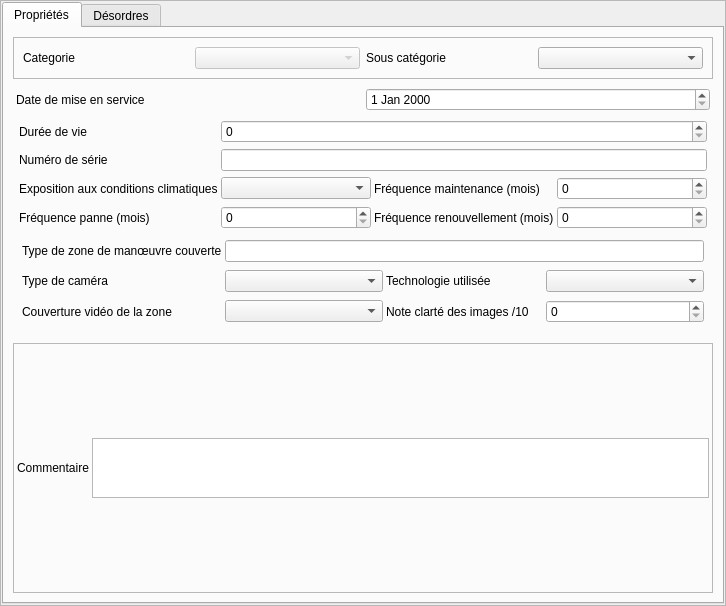
<?xml version="1.0" encoding="UTF-8"?>
<ui version="4.0">
 <class>Form</class>
 <widget class="QWidget" name="Form">
  <property name="geometry">
   <rect>
    <x>0</x>
    <y>0</y>
    <width>726</width>
    <height>606</height>
   </rect>
  </property>
  <property name="windowTitle">
   <string>Form</string>
  </property>
  <layout class="QVBoxLayout" name="verticalLayout_2">
   <property name="margin">
    <number>0</number>
   </property>
   <item>
    <widget class="QFrame" name="frame_2">
     <property name="frameShape">
      <enum>QFrame::StyledPanel</enum>
     </property>
     <property name="frameShadow">
      <enum>QFrame::Raised</enum>
     </property>
     <layout class="QVBoxLayout" name="verticalLayout_4" stretch="0">
      <property name="margin">
       <number>1</number>
      </property>
      <item>
       <widget class="QTabWidget" name="tabWidget">
        <property name="currentIndex">
         <number>0</number>
        </property>
        <widget class="QWidget" name="tab">
         <attribute name="title">
          <string>Propriétés</string>
         </attribute>
         <layout class="QVBoxLayout" name="verticalLayout_5">
          <item>
           <widget class="QFrame" name="frame">
            <property name="frameShape">
             <enum>QFrame::StyledPanel</enum>
            </property>
            <property name="frameShadow">
             <enum>QFrame::Raised</enum>
            </property>
            <layout class="QGridLayout" name="gridLayout_7">
             <item row="0" column="2">
              <widget class="QLabel" name="label_4">
               <property name="text">
                <string>Sous catégorie</string>
               </property>
              </widget>
             </item>
             <item row="0" column="0">
              <widget class="QLabel" name="label_11">
               <property name="text">
                <string>Categorie</string>
               </property>
              </widget>
             </item>
             <item row="0" column="1">
              <widget class="QComboBox" name="comboBox_cat">
               <property name="enabled">
                <bool>false</bool>
               </property>
              </widget>
             </item>
             <item row="0" column="3">
              <widget class="QComboBox" name="comboBox_souscat"/>
             </item>
            </layout>
           </widget>
          </item>
          <item>
           <widget class="QStackedWidget" name="stackedWidget">
            <property name="currentIndex">
             <number>0</number>
            </property>
            <widget class="QWidget" name="page">
             <layout class="QGridLayout" name="gridLayout">
              <property name="margin">
               <number>3</number>
              </property>
              <item row="0" column="1">
               <widget class="QDateEdit" name="dateEdit_miseenservice"/>
              </item>
              <item row="0" column="0">
               <widget class="QLabel" name="label_3">
                <property name="text">
                 <string>Date de mise en service</string>
                </property>
               </widget>
              </item>
              <item row="1" column="0" colspan="2">
               <widget class="QStackedWidget" name="stackedWidget_2">
                <property name="currentIndex">
                 <number>0</number>
                </property>
                <widget class="QWidget" name="page_3">
                 <layout class="QGridLayout" name="gridLayout_2">
                  <property name="horizontalSpacing">
                   <number>3</number>
                  </property>
                  <property name="margin">
                   <number>3</number>
                  </property>
                  <item row="1" column="0">
                   <widget class="QLabel" name="label_5">
                    <property name="text">
                     <string>Numéro de série</string>
                    </property>
                   </widget>
                  </item>
                  <item row="0" column="0">
                   <widget class="QLabel" name="label">
                    <property name="text">
                     <string>Durée de vie</string>
                    </property>
                   </widget>
                  </item>
                  <item row="4" column="1">
                   <widget class="QSpinBox" name="spinBox_freqpannes"/>
                  </item>
                  <item row="2" column="0">
                   <widget class="QLabel" name="label_6">
                    <property name="text">
                     <string>Exposition aux conditions climatiques</string>
                    </property>
                   </widget>
                  </item>
                  <item row="2" column="1">
                   <widget class="QComboBox" name="comboBox_expoconditionclim"/>
                  </item>
                  <item row="4" column="0">
                   <widget class="QLabel" name="label_8">
                    <property name="text">
                     <string>Fréquence panne (mois)</string>
                    </property>
                   </widget>
                  </item>
                  <item row="4" column="2">
                   <widget class="QLabel" name="label_10">
                    <property name="text">
                     <string>Fréquence renouvellement (mois)</string>
                    </property>
                   </widget>
                  </item>
                  <item row="4" column="3">
                   <widget class="QSpinBox" name="spinBox_freqrenouv"/>
                  </item>
                  <item row="2" column="2">
                   <widget class="QLabel" name="label_7">
                    <property name="text">
                     <string>Fréquence maintenance (mois)</string>
                    </property>
                   </widget>
                  </item>
                  <item row="2" column="3">
                   <widget class="QSpinBox" name="spinBox_freqmaintenance"/>
                  </item>
                  <item row="0" column="1" colspan="3">
                   <widget class="QSpinBox" name="spinBox_dureevie"/>
                  </item>
                  <item row="1" column="1" colspan="3">
                   <widget class="QLineEdit" name="lineEdit_numserie"/>
                  </item>
                  <item row="6" column="0" colspan="4">
                   <widget class="QStackedWidget" name="stackedWidget_3">
                    <property name="currentIndex">
                     <number>2</number>
                    </property>
                    <widget class="QWidget" name="page_5">
                     <layout class="QGridLayout" name="gridLayout_3">
                      <property name="margin">
                       <number>3</number>
                      </property>
                      <item row="0" column="1">
                       <widget class="QComboBox" name="comboBox_lisibilite"/>
                      </item>
                      <item row="0" column="0">
                       <widget class="QLabel" name="label_12">
                        <property name="text">
                         <string>Lisibilité information</string>
                        </property>
                       </widget>
                      </item>
                      <item row="1" column="0" colspan="2">
                       <spacer name="verticalSpacer_2">
                        <property name="orientation">
                         <enum>Qt::Vertical</enum>
                        </property>
                        <property name="sizeHint" stdset="0">
                         <size>
                          <width>20</width>
                          <height>40</height>
                         </size>
                        </property>
                       </spacer>
                      </item>
                     </layout>
                    </widget>
                    <widget class="QWidget" name="page_6">
                     <layout class="QGridLayout" name="gridLayout_4">
                      <property name="margin">
                       <number>3</number>
                      </property>
                      <item row="1" column="1">
                       <widget class="QComboBox" name="comboBox_adaptbruits"/>
                      </item>
                      <item row="1" column="0">
                       <widget class="QLabel" name="label_14">
                        <property name="text">
                         <string>Adaptation au bruit environnant</string>
                        </property>
                       </widget>
                      </item>
                      <item row="0" column="1">
                       <widget class="QComboBox" name="comboBox_couvsonore"/>
                      </item>
                      <item row="0" column="0">
                       <widget class="QLabel" name="label_13">
                        <property name="text">
                         <string>Couverture sonore</string>
                        </property>
                       </widget>
                      </item>
                      <item row="3" column="0" colspan="2">
                       <spacer name="verticalSpacer_3">
                        <property name="orientation">
                         <enum>Qt::Vertical</enum>
                        </property>
                        <property name="sizeHint" stdset="0">
                         <size>
                          <width>20</width>
                          <height>40</height>
                         </size>
                        </property>
                       </spacer>
                      </item>
                      <item row="1" column="2">
                       <widget class="QLabel" name="label_15">
                        <property name="text">
                         <string>Audibilité des informations</string>
                        </property>
                       </widget>
                      </item>
                      <item row="1" column="3">
                       <widget class="QComboBox" name="comboBox_audibinfo"/>
                      </item>
                     </layout>
                    </widget>
                    <widget class="QWidget" name="page_7">
                     <layout class="QGridLayout" name="gridLayout_5">
                      <property name="horizontalSpacing">
                       <number>3</number>
                      </property>
                      <property name="margin">
                       <number>3</number>
                      </property>
                      <item row="1" column="2">
                       <widget class="QLabel" name="label_18">
                        <property name="text">
                         <string>Technologie utilisée</string>
                        </property>
                       </widget>
                      </item>
                      <item row="1" column="1">
                       <widget class="QComboBox" name="comboBox_typecamera"/>
                      </item>
                      <item row="1" column="0">
                       <widget class="QLabel" name="label_16">
                        <property name="text">
                         <string>Type de caméra</string>
                        </property>
                       </widget>
                      </item>
                      <item row="3" column="1">
                       <widget class="QComboBox" name="comboBox_couvvideo"/>
                      </item>
                      <item row="3" column="0">
                       <widget class="QLabel" name="label_19">
                        <property name="text">
                         <string>Couverture vidéo de la zone</string>
                        </property>
                       </widget>
                      </item>
                      <item row="1" column="3">
                       <widget class="QComboBox" name="comboBox_technocamera"/>
                      </item>
                      <item row="3" column="2">
                       <widget class="QLabel" name="label_20">
                        <property name="text">
                         <string>Note clarté des images /10</string>
                        </property>
                       </widget>
                      </item>
                      <item row="3" column="3">
                       <widget class="QSpinBox" name="spinBox_clarteimages"/>
                      </item>
                      <item row="0" column="0">
                       <widget class="QLabel" name="label_17">
                        <property name="text">
                         <string>Type de zone de manœuvre couverte</string>
                        </property>
                       </widget>
                      </item>
                      <item row="0" column="1" colspan="3">
                       <widget class="QLineEdit" name="lineEdit_zonemanoeuvre"/>
                      </item>
                     </layout>
                    </widget>
                   </widget>
                  </item>
                 </layout>
                </widget>
                <widget class="QWidget" name="page_4">
                 <layout class="QGridLayout" name="gridLayout_6">
                  <property name="topMargin">
                   <number>3</number>
                  </property>
                  <property name="rightMargin">
                   <number>3</number>
                  </property>
                  <property name="bottomMargin">
                   <number>3</number>
                  </property>
                  <property name="spacing">
                   <number>3</number>
                  </property>
                  <item row="0" column="0">
                   <widget class="QLabel" name="label_21">
                    <property name="text">
                     <string>Type de maintenance</string>
                    </property>
                   </widget>
                  </item>
                  <item row="0" column="1">
                   <widget class="QLineEdit" name="lineEdit_typemaintenance"/>
                  </item>
                  <item row="1" column="0" colspan="2">
                   <spacer name="verticalSpacer">
                    <property name="orientation">
                     <enum>Qt::Vertical</enum>
                    </property>
                    <property name="sizeHint" stdset="0">
                     <size>
                      <width>20</width>
                      <height>40</height>
                     </size>
                    </property>
                   </spacer>
                  </item>
                 </layout>
                </widget>
               </widget>
              </item>
             </layout>
            </widget>
            <widget class="QWidget" name="page_2">
             <layout class="QVBoxLayout" name="verticalLayout_3">
              <property name="margin">
               <number>3</number>
              </property>
              <item>
               <widget class="QLabel" name="label_2">
                <property name="text">
                 <string>cat2</string>
                </property>
               </widget>
              </item>
             </layout>
            </widget>
           </widget>
          </item>
          <item>
           <widget class="QFrame" name="frame_3">
            <property name="frameShape">
             <enum>QFrame::StyledPanel</enum>
            </property>
            <property name="frameShadow">
             <enum>QFrame::Raised</enum>
            </property>
            <layout class="QGridLayout" name="gridLayout_8">
             <property name="margin">
              <number>3</number>
             </property>
             <property name="spacing">
              <number>3</number>
             </property>
             <item row="0" column="1">
              <widget class="QTextBrowser" name="textBrowser_comm">
               <property name="maximumSize">
                <size>
                 <width>16777215</width>
                 <height>60</height>
                </size>
               </property>
               <property name="readOnly">
                <bool>false</bool>
               </property>
              </widget>
             </item>
             <item row="0" column="0">
              <widget class="QLabel" name="label_9">
               <property name="text">
                <string>Commentaire</string>
               </property>
              </widget>
             </item>
            </layout>
           </widget>
          </item>
         </layout>
        </widget>
        <widget class="QWidget" name="tab_2">
         <attribute name="title">
          <string>Désordres</string>
         </attribute>
         <layout class="QVBoxLayout" name="verticalLayout_6">
          <item>
           <widget class="QFrame" name="frame_desordres">
            <property name="frameShape">
             <enum>QFrame::StyledPanel</enum>
            </property>
            <property name="frameShadow">
             <enum>QFrame::Raised</enum>
            </property>
            <layout class="QVBoxLayout" name="verticalLayout"/>
           </widget>
          </item>
         </layout>
        </widget>
       </widget>
      </item>
     </layout>
    </widget>
   </item>
  </layout>
 </widget>
 <resources/>
 <connections/>
</ui>
